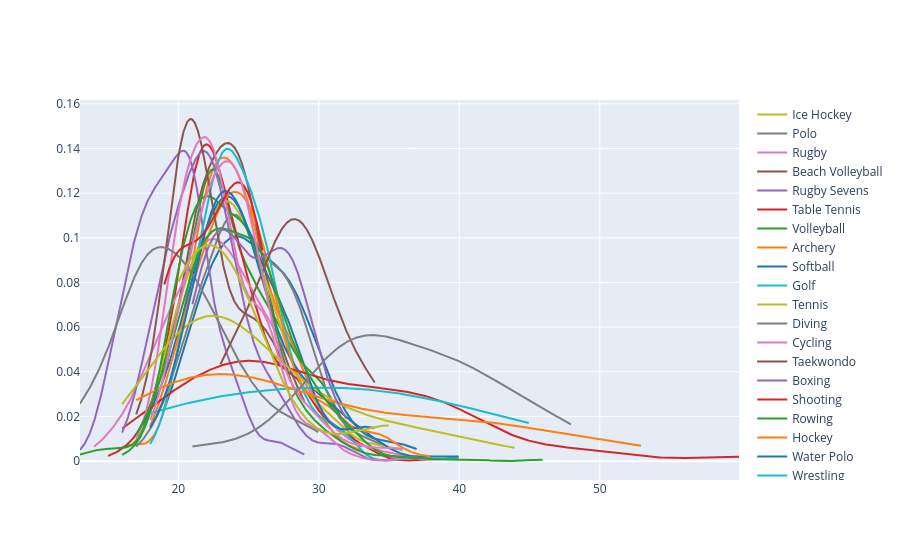

Here is the notebook cell this chart was saved with:
### Code cell
fig = ff.create_distplot(x, name, show_hist=False, show_rug=False)
fig.show()

### Figure 1 — Plotly figure (JSON) as saved in the notebook; plotly's stock layout.template omitted (floating-point values rounded to 4 significant figures; data arrays with more than 128 entries replaced by an {"elided": "..."} marker saying what was removed)
{"data": [{"legendgroup": "Baseball", "marker": {"color": "rgb(31, 119, 180)"}, "mode": "lines", "name": "Baseball", "showlegend": true, "type": "scatter", "x": {"elided": "500 float values"}, "xaxis": "x", "y": {"elided": "500 float values"}, "yaxis": "y"}, {"legendgroup": "Judo", "marker": {"color": "rgb(255, 127, 14)"}, "mode": "lines", "name": "Judo", "showlegend": true, "type": "scatter", "x": {"elided": "500 float values"}, "xaxis": "x", "y": {"elided": "500 float values"}, "yaxis": "y"}, {"legendgroup": "Football", "marker": {"color": "rgb(44, 160, 44)"}, "mode": "lines", "name": "Football", "showlegend": true, "type": "scatter", "x": {"elided": "500 float values"}, "xaxis": "x", "y": {"elided": "500 float values"}, "yaxis": "y"}, {"legendgroup": "Athletics", "marker": {"color": "rgb(214, 39, 40)"}, "mode": "lines", "name": "Athletics", "showlegend": true, "type": "scatter", "x": {"elided": "500 float values"}, "xaxis": "x", "y": {"elided": "500 float values"}, "yaxis": "y"}, {"legendgroup": "Swimming", "marker": {"color": "rgb(148, 103, 189)"}, "mode": "lines", "name": "Swimming", "showlegend": true, "type": "scatter", "x": {"elided": "500 float values"}, "xaxis": "x", "y": {"elided": "500 float values"}, "yaxis": "y"}, {"legendgroup": "Badminton", "marker": {"color": "rgb(140, 86, 75)"}, "mode": "lines", "name": "Badminton", "showlegend": true, "type": "scatter", "x": {"elided": "500 float values"}, "xaxis": "x", "y": {"elided": "500 float values"}, "yaxis": "y"}, {"legendgroup": "Gymnastics", "marker": {"color": "rgb(227, 119, 194)"}, "mode": "lines", "name": "Gymnastics", "showlegend": true, "type": "scatter", "x": {"elided": "500 float values"}, "xaxis": "x", "y": {"elided": "500 float values"}, "yaxis": "y"}, {"legendgroup": "Handball", "marker": {"color": "rgb(127, 127, 127)"}, "mode": "lines", "name": "Handball", "showlegend": true, "type": "scatter", "x": {"elided": "500 float values"}, "xaxis": "x", "y": {"elided": "500 float values"}, "yaxis": "y"}, {"legendgroup": "Weightlifting", "marker": {"color": "rgb(188, 189, 34)"}, "mode": "lines", "name": "Weightlifting", "showlegend": true, "type": "scatter", "x": {"elided": "500 float values"}, "xaxis": "x", "y": {"elided": "500 float values"}, "yaxis": "y"}, {"legendgroup": "Wrestling", "marker": {"color": "rgb(23, 190, 207)"}, "mode": "lines", "name": "Wrestling", "showlegend": true, "type": "scatter", "x": {"elided": "500 float values"}, "xaxis": "x", "y": {"elided": "500 float values"}, "yaxis": "y"}, {"legendgroup": "Water Polo", "marker": {"color": "rgb(31, 119, 180)"}, "mode": "lines", "name": "Water Polo", "showlegend": true, "type": "scatter", "x": {"elided": "500 float values"}, "xaxis": "x", "y": {"elided": "500 float values"}, "yaxis": "y"}, {"legendgroup": "Hockey", "marker": {"color": "rgb(255, 127, 14)"}, "mode": "lines", "name": "Hockey", "showlegend": true, "type": "scatter", "x": {"elided": "500 float values"}, "xaxis": "x", "y": {"elided": "500 float values"}, "yaxis": "y"}, {"legendgroup": "Rowing", "marker": {"color": "rgb(44, 160, 44)"}, "mode": "lines", "name": "Rowing", "showlegend": true, "type": "scatter", "x": {"elided": "500 float values"}, "xaxis": "x", "y": {"elided": "500 float values"}, "yaxis": "y"}, {"legendgroup": "Shooting", "marker": {"color": "rgb(214, 39, 40)"}, "mode": "lines", "name": "Shooting", "showlegend": true, "type": "scatter", "x": {"elided": "500 float values"}, "xaxis": "x", "y": {"elided": "500 float values"}, "yaxis": "y"}, {"legendgroup": "Boxing", "marker": {"color": "rgb(148, 103, 189)"}, "mode": "lines", "name": "Boxing", "showlegend": true, "type": "scatter", "x": {"elided": "500 float values"}, "xaxis": "x", "y": {"elided": "500 float values"}, "yaxis": "y"}, {"legendgroup": "Taekwondo", "marker": {"color": "rgb(140, 86, 75)"}, "mode": "lines", "name": "Taekwondo", "showlegend": true, "type": "scatter", "x": {"elided": "500 float values"}, "xaxis": "x", "y": {"elided": "500 float values"}, "yaxis": "y"}, {"legendgroup": "Cycling", "marker": {"color": "rgb(227, 119, 194)"}, "mode": "lines", "name": "Cycling", "showlegend": true, "type": "scatter", "x": {"elided": "500 float values"}, "xaxis": "x", "y": {"elided": "500 float values"}, "yaxis": "y"}, {"legendgroup": "Diving", "marker": {"color": "rgb(127, 127, 127)"}, "mode": "lines", "name": "Diving", "showlegend": true, "type": "scatter", "x": {"elided": "500 float values"}, "xaxis": "x", "y": {"elided": "500 float values"}, "yaxis": "y"}, {"legendgroup": "Tennis", "marker": {"color": "rgb(188, 189, 34)"}, "mode": "lines", "name": "Tennis", "showlegend": true, "type": "scatter", "x": {"elided": "500 float values"}, "xaxis": "x", "y": {"elided": "500 float values"}, "yaxis": "y"}, {"legendgroup": "Golf", "marker": {"color": "rgb(23, 190, 207)"}, "mode": "lines", "name": "Golf", "showlegend": true, "type": "scatter", "x": {"elided": "500 float values"}, "xaxis": "x", "y": {"elided": "500 float values"}, "yaxis": "y"}, {"legendgroup": "Softball", "marker": {"color": "rgb(31, 119, 180)"}, "mode": "lines", "name": "Softball", "showlegend": true, "type": "scatter", "x": {"elided": "500 float values"}, "xaxis": "x", "y": {"elided": "500 float values"}, "yaxis": "y"}, {"legendgroup": "Archery", "marker": {"color": "rgb(255, 127, 14)"}, "mode": "lines", "name": "Archery", "showlegend": true, "type": "scatter", "x": {"elided": "500 float values"}, "xaxis": "x", "y": {"elided": "500 float values"}, "yaxis": "y"}, {"legendgroup": "Volleyball", "marker": {"color": "rgb(44, 160, 44)"}, "mode": "lines", "name": "Volleyball", "showlegend": true, "type": "scatter", "x": {"elided": "500 float values"}, "xaxis": "x", "y": {"elided": "500 float values"}, "yaxis": "y"}, {"legendgroup": "Table Tennis", "marker": {"color": "rgb(214, 39, 40)"}, "mode": "lines", "name": "Table Tennis", "showlegend": true, "type": "scatter", "x": {"elided": "500 float values"}, "xaxis": "x", "y": {"elided": "500 float values"}, "yaxis": "y"}, {"legendgroup": "Rugby Sevens", "marker": {"color": "rgb(148, 103, 189)"}, "mode": "lines", "name": "Rugby Sevens", "showlegend": true, "type": "scatter", "x": {"elided": "500 float values"}, "xaxis": "x", "y": {"elided": "500 float values"}, "yaxis": "y"}, {"legendgroup": "Beach Volleyball", "marker": {"color": "rgb(140, 86, 75)"}, "mode": "lines", "name": "Beach Volleyball", "showlegend": true, "type": "scatter", "x": {"elided": "500 float values"}, "xaxis": "x", "y": {"elided": "500 float values"}, "yaxis": "y"}, {"legendgroup": "Rugby", "marker": {"color": "rgb(227, 119, 194)"}, "mode": "lines", "name": "Rugby", "showlegend": true, "type": "scatter", "x": {"elided": "500 float values"}, "xaxis": "x", "y": {"elided": "500 float values"}, "yaxis": "y"}, {"legendgroup": "Polo", "marker": {"color": "rgb(127, 127, 127)"}, "mode": "lines", "name": "Polo", "showlegend": true, "type": "scatter", "x": {"elided": "500 float values"}, "xaxis": "x", "y": {"elided": "500 float values"}, "yaxis": "y"}, {"legendgroup": "Ice Hockey", "marker": {"color": "rgb(188, 189, 34)"}, "mode": "lines", "name": "Ice Hockey", "showlegend": true, "type": "scatter", "x": {"elided": "500 float values"}, "xaxis": "x", "y": {"elided": "500 float values"}, "yaxis": "y"}], "layout": {"barmode": "overlay", "hovermode": "closest", "legend": {"traceorder": "reversed"}, "xaxis": {"anchor": "y2", "domain": [0, 1], "zeroline": false}, "yaxis": {"anchor": "free", "domain": [0, 1], "position": 0}}}
